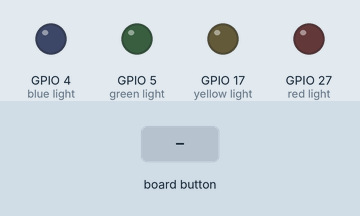
Recording of a program running on a simulated Raspberry Pi (BCM pin numbers) with an Explorer HAT and a Pibrella. On the bench: output pins drawn as LEDs (lit = HIGH). The test bench sets the inputs (shaded band).

Above: at 1.2 s.
1.3 s: button 1 pressed
At 1.37 s:
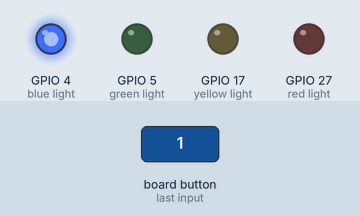
2.9 s: button 2 pressed
At 2.97 s:
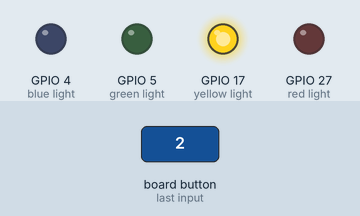
4.5 s: button 3 pressed
At 4.57 s:
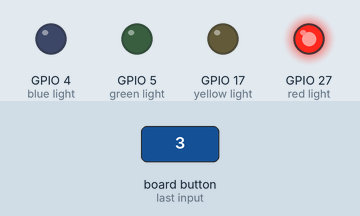
6.1 s: button 4 pressed
At 6.17 s:
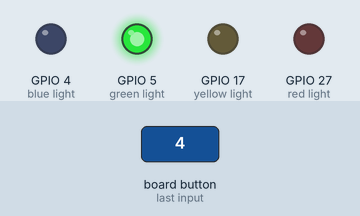
Timing chart, 0 to 8.7 s (numbered marks = the images above; inputs shaded):
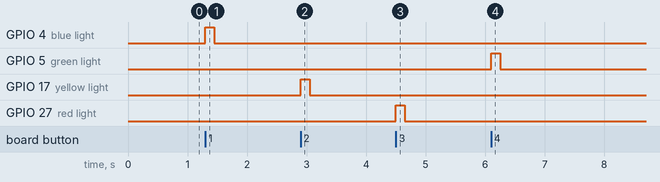

Measured:
- after the input at 1.3 s, GPIO 4 (blue light): LOW → HIGH at once, → LOW 0.15 s later
- after the input at 2.9 s, GPIO 17 (yellow light): LOW → HIGH at once, → LOW 0.15 s later
- after the input at 4.5 s, GPIO 27 (red light): LOW → HIGH at once, → LOW 0.15 s later
- after the input at 6.1 s, GPIO 5 (green light): LOW → HIGH at once, → LOW 0.15 s later

The program:

eventbinding.py
```python
#!/usr/bin/env python

import explorerhat

def toggle_light(channel, event):
    if channel > 4:
        return
    if event == 'press':
        explorerhat.light[channel-1].on()
    if event == 'release':
        explorerhat.light[channel-1].off()

explorerhat.touch.pressed(toggle_light)
explorerhat.touch.released(toggle_light)

explorerhat.pause()
```
